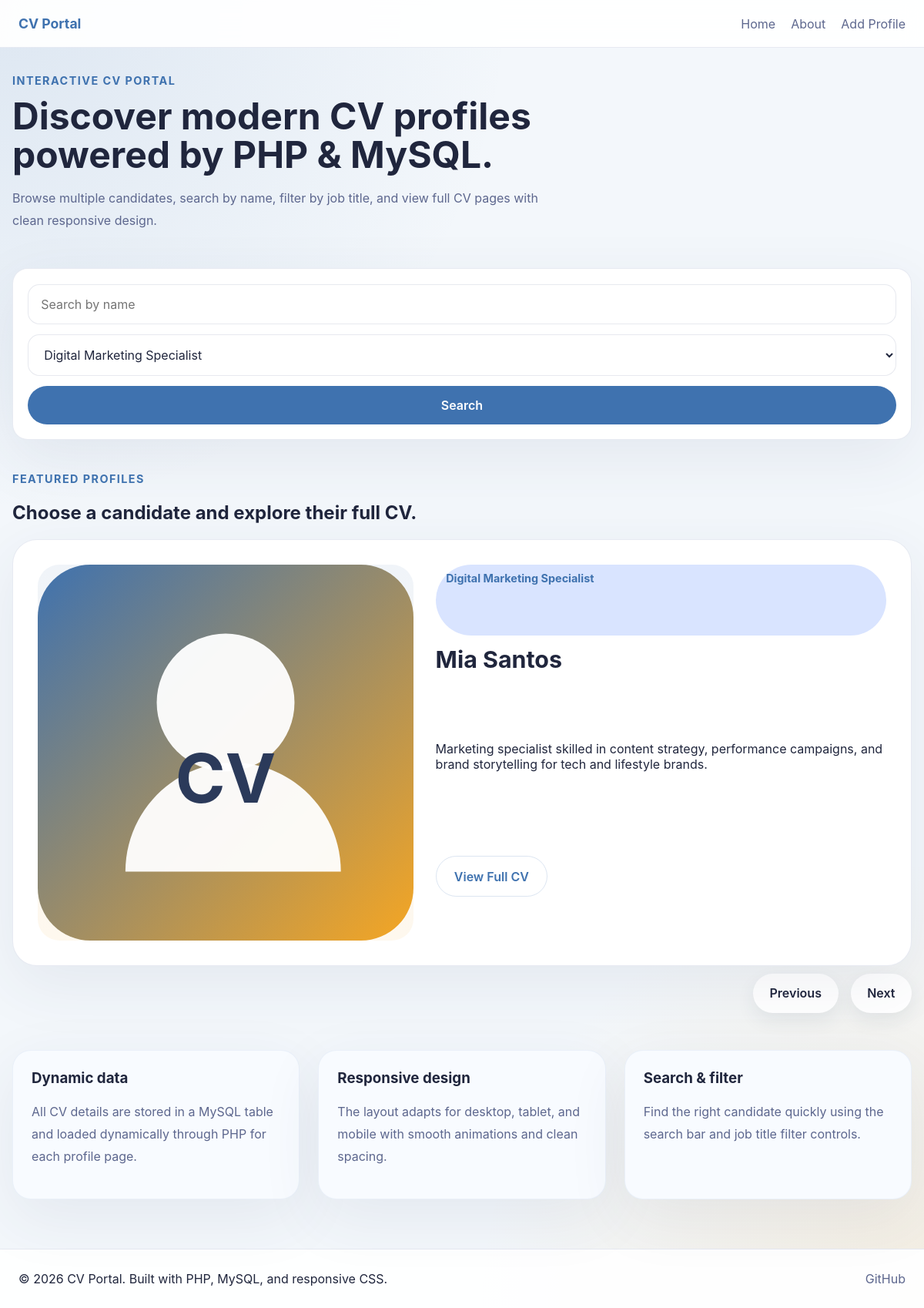
The page /index.php?filter=Digital Marketing Specialist on the database its author committed.
### tables this page shows
CREATE TABLE IF NOT EXISTS profiles (
    id INT UNSIGNED AUTO_INCREMENT PRIMARY KEY,
    fullname VARCHAR(150) NOT NULL,
    job_title VARCHAR(120) NOT NULL,
    photo VARCHAR(255) NOT NULL,
    email VARCHAR(120) NOT NULL,
    phone VARCHAR(40) NOT NULL,
    address VARCHAR(255) NOT NULL,
    about_me TEXT NOT NULL,
    education TEXT NOT NULL,
    experience TEXT NOT NULL,
    skills TEXT NOT NULL,
    languages TEXT NOT NULL,
    github VARCHAR(255) DEFAULT NULL,
    created_at DATETIME NOT NULL DEFAULT CURRENT_TIMESTAMP
);

### index.php (the view, shortened to what this page needs)
<?php
require_once 'pdo.php';
$search = trim((string)($_GET['search'] ?? ''));
$filter = trim((string)($_GET['filter'] ?? ''));
$where = 'WHERE 1';
$params = [];
if ($filter !== '') {
    $where .= ' AND job_title = :filter';
    $params['filter'] = $filter;
}
$query = "SELECT * FROM profiles $where ORDER BY created_at DESC";
$stmt = $pdo->prepare($query);
$stmt->execute($params);
$profiles = $stmt->fetchAll();
$jobTitles = $pdo->query('SELECT DISTINCT job_title FROM profiles ORDER BY job_title')->fetchAll();
?>
<!DOCTYPE html>
<html lang="en">
<head>
    <link rel="stylesheet" href="style.css">
</head>
<body>
<?php include 'header.php'; ?>
<main class="page-content">
    <section class="hero-section">
        <div class="hero-copy">
            <span class="eyebrow">Interactive CV Portal</span>
            <h1>Discover modern CV profiles powered by PHP & MySQL.</h1>
            <p>Browse multiple candidates, search by name, filter by job title, and view full CV pages with clean responsive design.</p>
        </div>
        <div class="hero-actions">
            <form class="search-panel" method="get" action="index.php">
                <input id="search" type="search" name="search" placeholder="Search by name" value="<?= htmlspecialchars($search, ENT_QUOTES, 'UTF-8'); ?>">
                <select id="filter" name="filter">
                    <?php foreach ($jobTitles as $job): ?>
                        <option value="<?= htmlspecialchars($job['job_title'], ENT_QUOTES, 'UTF-8'); ?>" <?= $filter === $job['job_title'] ? 'selected' : ''; ?>>
                            <?= htmlspecialchars($job['job_title'], ENT_QUOTES, 'UTF-8'); ?>
                        </option>
                    <?php endforeach; ?>
                </select>
                <button type="submit" class="btn-primary">Search</button>
            </form>
        </div>
    </section>
    <section class="slider-section">
        <div class="section-heading">
            <span class="eyebrow">Featured profiles</span>
            <h2>Choose a candidate and explore their full CV.</h2>
        </div>
        <?php if (empty($profiles)): ?>
            <p class="empty-message">No profiles match your search. Try another name or job title.</p>
        <?php else: ?>
            <div class="slider-wrapper">
                <div class="slider" id="profileSlider">
                    <?php foreach ($profiles as $index => $profile): ?>
                        <article class="slide <?= $index === 0 ? 'active' : ''; ?>" data-index="<?= $index; ?>">
                            <div class="profile-card">
                                <div class="profile-photo">
                                    <img src="<?= htmlspecialchars($profile['photo'], ENT_QUOTES, 'UTF-8'); ?>" alt="<?= htmlspecialchars($profile['fullname'], ENT_QUOTES, 'UTF-8'); ?> profile photo">
                                </div>
                                <div class="profile-content">
                                    <span class="profile-role"><?= htmlspecialchars($profile['job_title'], ENT_QUOTES, 'UTF-8'); ?></span>
                                    <h3><?= htmlspecialchars($profile['fullname'], ENT_QUOTES, 'UTF-8'); ?></h3>
                                    <p><?= nl2br(htmlspecialchars(substr($profile['about_me'], 0, 140), ENT_QUOTES, 'UTF-8')); ?></p>
                                    <div class="profile-actions">
                                        <a href="profile.php?id=<?= $profile['id']; ?>" class="btn-secondary">View Full CV</a>
                                    </div>
                                </div>
                            </div>
                        </article>
                    <?php endforeach; ?>
                </div>
                <div class="slider-controls">
                    <button type="button" class="slider-button" id="prevBtn">Previous</button>
                    <button type="button" class="slider-button" id="nextBtn">Next</button>
                </div>
            </div>
        <?php endif; ?>
    </section>
    <section class="feature-grid">
        <article class="feature-card">
            <h3>Dynamic data</h3>
            <p>All CV details are stored in a MySQL table and loaded dynamically through PHP for each profile page.</p>
        </article>
        <article class="feature-card">
            <h3>Responsive design</h3>
            <p>The layout adapts for desktop, tablet, and mobile with smooth animations and clean spacing.</p>
        </article>
        <article class="feature-card">
            <h3>Search & filter</h3>
            <p>Find the right candidate quickly using the search bar and job title filter controls.</p>
        </article>
    </section>
</main>
<?php include 'footer.php'; ?>
</body>
</html>

### style.css (style rules this page uses)
:root { --bg: #f3f7fb; --surface: #ffffff; --surface-alt: #f8fbff; --text: #20263d; --muted: #5d678e; --primary: #3f72af; --primary-soft: #d9e4ff; --accent: #f5a623; --border: rgba(59, 83, 147, 0.12); --shadow: 0 24px 80px rgba(47, 62, 101, 0.08); }
* { box-sizing: border-box; }
html { scroll-behavior: smooth; }
body { margin: 0; font-family: Inter, system-ui, -apple-system, BlinkMacSystemFont, 'Segoe UI', sans-serif; background: radial-gradient(circle at top left, rgba(63, 114, 175, 0.12), transparent 32%), radial-gradient(circle at bottom right, rgba(245, 166, 35, 0.12), transparent 28%), var(--bg); color: var(--text); min-height: 100vh; }
img { max-width: 100%; display: block; }
a { color: inherit; text-decoration: none; }
button, input, select { font: inherit; }
button { border: none; cursor: pointer; }
.page-content { width: min(1220px, calc(100% - 2rem)); margin: 0 auto; padding: 2rem 0 4rem; }
.hero-section, .about-hero, .profile-hero { display: grid; gap: 2rem; margin-bottom: 2.5rem; }
.hero-copy, .section-heading { max-width: 700px; }
.eyebrow { display: inline-flex; align-items: center; gap: 0.5rem; color: var(--primary); font-size: 0.9rem; font-weight: 700; text-transform: uppercase; letter-spacing: 0.1em; }
.hero-section h1, .section-heading h1, .profile-page h1 { font-size: clamp(2.5rem, 4vw, 3.6rem); line-height: 1.05; margin: 0.75rem 0 1rem; }
.hero-section p, .about-page p, .profile-page p, .content-block p, .feature-card p, .profile-hero p { font-size: 1rem; line-height: 1.8; color: var(--muted); }
.search-panel { display: grid; gap: 0.8rem; background: var(--surface); padding: 1.2rem; border-radius: 1.25rem; box-shadow: var(--shadow); border: 1px solid var(--border); }
.search-panel input, .search-panel select { width: 100%; padding: 0.95rem 1rem; border-radius: 0.95rem; border: 1px solid rgba(95, 110, 146, 0.15); background: #fff; color: var(--text); }
.btn-primary, .btn-secondary, .slider-button { display: inline-flex; align-items: center; justify-content: center; padding: 0.95rem 1.45rem; border-radius: 999px; border: none; background: var(--primary); color: #fff; font-weight: 600; transition: transform 0.2s ease, background 0.2s ease; }
.btn-secondary { background: transparent; color: var(--primary); border: 1px solid rgba(63, 114, 175, 0.18); }
.slider-section { margin-bottom: 3rem; }
.slider-wrapper { position: relative; min-height: 540px; }
.slider { position: relative; min-height: 540px; }
.slide { position: absolute; inset: 0; opacity: 0; transform: translateX(4rem); transition: opacity 0.6s ease, transform 0.6s ease; pointer-events: none; }
.slide.active { opacity: 1; transform: translateX(0); pointer-events: auto; }
.profile-card { display: grid; grid-template-columns: 1fr 1.2fr; gap: 1.8rem; background: var(--surface); border-radius: 2rem; overflow: hidden; padding: 2rem; border: 1px solid var(--border); box-shadow: var(--shadow); }
.profile-photo { min-height: 340px; border-radius: 1.75rem; overflow: hidden; background: linear-gradient(180deg, rgba(63, 114, 175, 0.08), rgba(245, 166, 35, 0.08)); display: flex; align-items: center; justify-content: center; }
.profile-photo img { width: 100%; height: 100%; object-fit: cover; }
.profile-content { display: grid; gap: 1rem; }
.profile-role { display: inline-block; background: var(--primary-soft); color: var(--primary); padding: 0.55rem 0.85rem; border-radius: 999px; font-size: 0.9rem; font-weight: 700; }
.profile-content h3 { margin: 0; font-size: clamp(1.9rem, 2.5vw, 2.5rem); line-height: 1.05; }
.profile-actions { margin-top: 1.25rem; }
.slider-controls { display: flex; justify-content: flex-end; gap: 1rem; margin-top: 1.5rem; }
.slider-button { width: min-content; padding: 0.95rem 1.35rem; background: var(--surface); color: var(--text); box-shadow: 0 10px 25px rgba(44, 58, 92, 0.08); }
.feature-grid { display: grid; gap: 1.5rem; grid-template-columns: repeat(3, minmax(0, 1fr)); }
.feature-card { background: var(--surface-alt); border-radius: 1.5rem; padding: 1.5rem; box-shadow: var(--shadow); border: 1px solid rgba(63, 114, 175, 0.08); }
.feature-card h3 { margin-top: 0; }

### rows shown on the page
profiles: photo (placeholder picture), job_title "Digital Marketing Specialist", fullname "Mia Santos", about_me "Marketing specialist skilled in content strategy, performance campaigns, and brand storytelling for tech and lifestyle brands."

### other values the page prints
form field filter "Digital Marketing Specialist"
